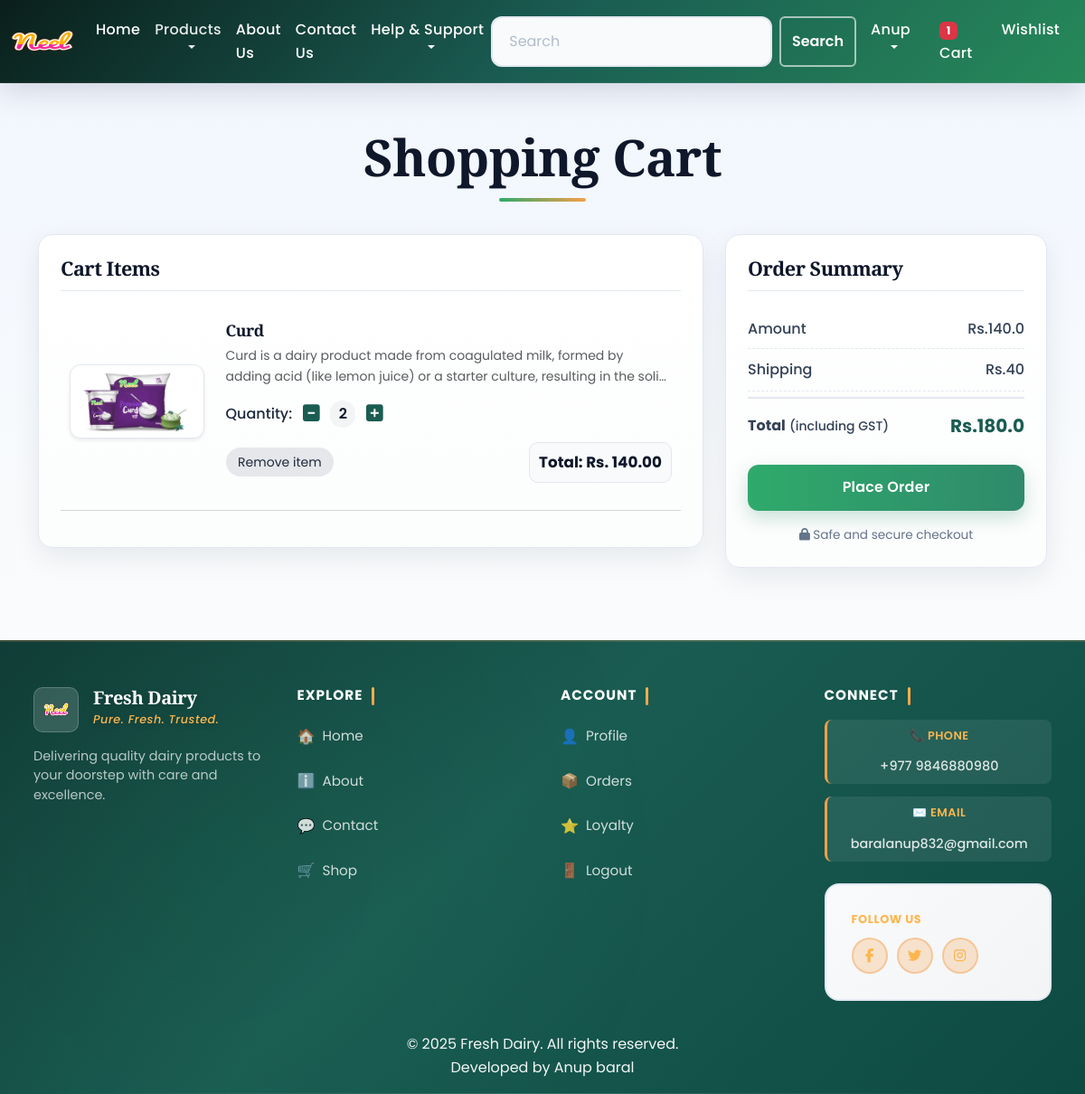
/cart/ (signed in), run on an earlier commit of the app's database.
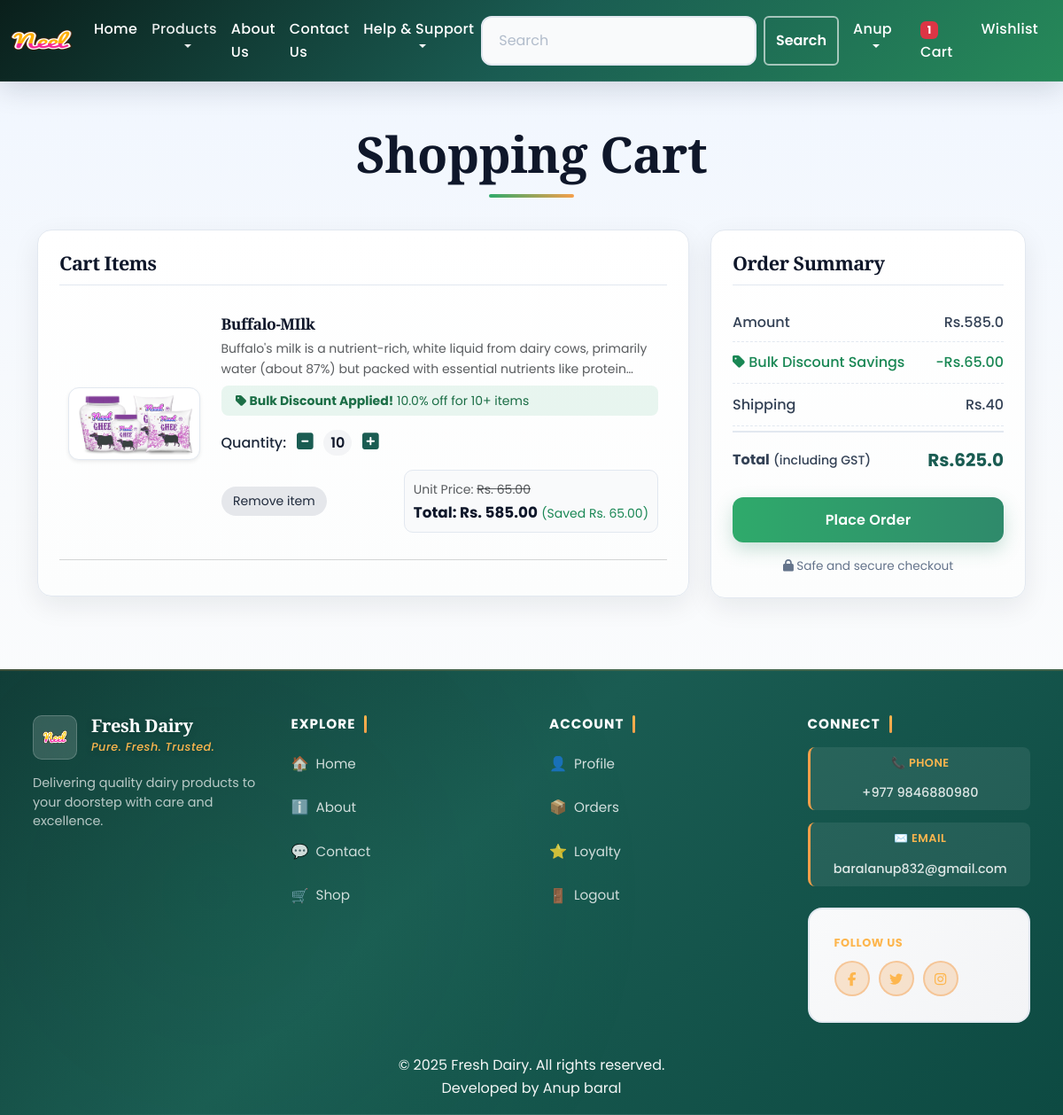
And on a later commit of the database.
### app/models.py (models this page shows, shortened)
class Cart(models.Model):
    user = models.ForeignKey(User,on_delete=models.CASCADE)
    product = models.ForeignKey(Product,on_delete=models.CASCADE)
    variant = models.ForeignKey(ProductVariant, on_delete=models.SET_NULL, null=True, blank=True)
    quantity = models.PositiveIntegerField(default=1)
    @property
    def unit_price(self):
        return self.variant.discounted_price if self.variant else self.product.discounted_price
    @property
    def bulk_discount(self):
        discounts = self.product.bulk_discounts.filter(
            is_active=True,
            min_quantity__lte=self.quantity
        ).order_by('-min_quantity')
        return discounts.first() if discounts.exists() else None
    @property
    def bulk_discount_amount(self):
        discount = self.bulk_discount
        if discount:
            return discount.calculate_discount(self.unit_price, self.quantity) * self.quantity
        return 0
    @property
    def total_cost(self):
        base_cost = self.quantity * self.unit_price
        return base_cost - self.bulk_discount_amount
    @property
    def savings(self):
        return self.bulk_discount_amount

class Product(models.Model):
    title = models.CharField(max_length=100)
    selling_price = models.FloatField()
    discounted_price = models.FloatField()
    description = models.TextField()
    composition = models.TextField(default='')
    prodapp = models.TextField(default='')
    category = models.CharField(choices=CATEGORY_CHOICES, max_length=2)
    product_image = models.ImageField(upload_to='product')
    farmer = models.ForeignKey('Farmer', on_delete=models.SET_NULL, null=True, blank=True, related_name='products')

class BulkDiscount(models.Model):
    product = models.ForeignKey(Product, on_delete=models.CASCADE, related_name='bulk_discounts')
    min_quantity = models.PositiveIntegerField(help_text="Minimum quantity to qualify")
    discount_percentage = models.FloatField(
        validators=[MinValueValidator(0), MaxValueValidator(100)],
        help_text="Discount percentage (0-100)"
    )
    is_active = models.BooleanField(default=True)
    created_at = models.DateTimeField(auto_now_add=True)
    class Meta:
        ordering = ['product', 'min_quantity']
        unique_together = ('product', 'min_quantity')
    def calculate_discount(self, unit_price, quantity):
        if quantity >= self.min_quantity:
            return unit_price * (self.discount_percentage / 100)
        return 0

### app/views.py (the view)
# urls.py: path('cart/',views.show_cart, name='showcart'),
def show_cart(request):
    user = request.user
    cart = Cart.objects.filter(user=user)
    amount = 0
    total_savings = 0
    for p in cart:
        amount = amount + p.total_cost
        total_savings = total_savings + p.savings
    shipping = 40 if amount > 0 else 0
    totalamount = amount + shipping
    return render(request, 'app/addtocart.html',locals())

### app/context_processors.py (called while the page is built)
def cart_item_count(request):
    totalitem = 0
    if request.user.is_authenticated:
        totalitem = Cart.objects.filter(user=request.user).count()
    return {'totalitem': totalitem}

### app/templates/app/addtocart.html (shortened to what this page needs)
{% extends "app/base.html" %}
{% load static %}
{% block main-content %}
<div class="container my-5">
    <div class="row">
        {% if cart %}
        <h1 class="text-center mb-5 cart-page-title">Shopping Cart</h1>
        <div class="col-sm-8">
            <div class="card cart-items-card">
                <div class="card-body p-4">
                    <h3 class="cart-block-title">Cart Items</h3>
                    {% for item in cart %}
                    <div class="row cart-item-row align-items-center">
                        <div class="col-sm-3 text-center align-self-center"><img src="{{ item.product.product_image.url }}" alt="" srcset="" class="img-fluid img-thumbnail shadow-sm cart-item-image" height="150" width="150"></div>
                        <div class="col-sm-9">
                            <div>
                                <h5 class="cart-item-name">{{ item.product.title }}</h5>
                                <p class="mb-2 text-muted small cart-item-desc">{{ item.product.description }}</p>
                                {% if item.bulk_discount %}
                                <div class="alert alert-success py-1 mb-2 cart-discount-alert">
                                    <small><i class="fas fa-tag"></i> <strong>Bulk Discount Applied!</strong> {{ item.bulk_discount.discount_percentage }}% off for {{ item.bulk_discount.min_quantity }}+ items</small>
                                </div>
                                {% endif %}
                                <div class="my-3 cart-qty-wrap">
                                    <label for="quantity" class="cart-qty-label">Quantity:</label>
                                    <a class="minus-cart btn cart-qty-btn" cart_id="{{ item.id }}"><i class="fas fa-minus-square fa-lg"></i></a>
                                    <span class="quantity">{{ item.quantity }}</span>
                                    <a class="plus-cart btn cart-qty-btn" cart_id={{ item.id }}><i class="fas fa-plus-square fa-lg"></i></a>
                                </div>
                                <div class="d-flex justify-content-between align-items-center">
                                    <a href="#" class="remove-cart btn btn-sm btn-secondary mr-3 remove-cart-btn" cart_id={{ item.id }}>Remove item</a>
                                    <div class="text-right cart-price-wrap">
                                        {% if item.savings > 0 %}
                                        <p class="mb-0 text-muted"><small>Unit Price: <s>Rs. {{ item.unit_price|floatformat:2 }}</s></small></p>
                                        <p class="mb-0"><span><strong class="cart-line-total">Total: Rs. {{ item.total_cost|floatformat:2 }}</strong> <span class="text-success small">(Saved Rs. {{ item.savings|floatformat:2 }})</span></span></p>
                                        {% else %}
                                        <p class="mb-0"><span><strong class="cart-line-total">Total: Rs. {{ item.total_cost|floatformat:2 }}</strong></span></p>
                                        {% endif %}
                                    </div>
                                </div>
                            </div>
                        </div>
                    </div>
                    <hr class="text-muted">
                    {% endfor %}
                </div>
            </div>
        </div>
        <div class="col-sm-4">
            <div class="card cart-summary-card">
                <div class="card-body p-4">
                    <h3 class="summary-title">Order Summary</h3>
                    <ul class="list-group cart-summary-list">
                        <li class="list-group-item d-flex justify-content-between align-items-center border-0 px-0 pb-2 summary-row"><span>Amount</span><span id="amount">Rs.{{ amount }}</span></li>
                        {% if total_savings > 0 %}
                        <li class="list-group-item d-flex justify-content-between align-items-center px-0 text-success summary-row">
                            <span><i class="fas fa-tag"></i> Bulk Discount Savings</span>
                            <span>-Rs.{{ total_savings|floatformat:2 }}</span>
                        </li>
                        {% endif %}
                        <li class="list-group-item d-flex justify-content-between align-items-center px-0 summary-row"><span>Shipping</span><span id="shippingamount">Rs.{{ shipping }}</span></li>
                        <li class="list-group-item d-flex justify-content-between align-items-center px-0 summary-total-row">
                            <div>
                                <strong>Total</strong> <small>(including GST)</small>
                            </div>
                            <span id="totalamount"><strong>Rs.{{ totalamount }}</strong></span>
                        </li>
                    </ul>
                    <div class="d-grid mt-3"><a href="{% url 'checkout' %}" class="btn btn-primary cart-checkout-btn">Place Order</a></div>
                    <p class="cart-summary-note mb-0 mt-3"><i class="fas fa-lock"></i> Safe and secure checkout</p>
                </div>
            </div>
        </div>
        {% else %}
        <h1 class="text-center mb-5">Cart is Empty</h1>
        {% endif %}
    </div>
</div>
{% endblock main-content %}

### app/templates/app/base.html (shortened to what this page needs)
<!DOCTYPE html>
{% load static  %}
<html lang="en">
<head>
    <link href="https://cdn.jsdelivr.net/npm/bootstrap@5.3.8/dist/css/bootstrap.min.css" rel="stylesheet">
    <link rel="stylesheet" href="{% static 'app/css/owl.carousel.min.css' %}" />
    <link rel="stylesheet" href="{% static 'app/css/all.min.css' %}" />
    <link rel="stylesheet" href="{% static 'app/css/style.css' %}" />
</head>
<body class="site-body">
 <nav class="navbar navbar-expand-lg navbar-dark site-navbar">
  <div class="container-fluid">
    <a class="navbar-brand" href="/">
      <img src="{% static "app/images/product/Neel.png" %}" width="70" height="50" />
    </a>
    <div class="collapse navbar-collapse" id="navbarSupportedContent">
      <ul class="navbar-nav me-auto mb-2 mb-lg-0">
        {% if request.user.is_authenticated %}
        <li class="nav-item">
          <a class="nav-link active" aria-current="page" href="/">Home</a>
        </li>
        <li class="nav-item dropdown">
          <a class="nav-link dropdown-toggle" href="#" role="button" data-bs-toggle="dropdown" aria-expanded="false">
            Products
          </a>
        </li>
        <li class="nav-item">
          <a class="nav-link text-white" href="{% url 'about' %}">About Us</a>
        </li>
        <li class="nav-item">
          <a class="nav-link text-white" href="{% url 'contact' %}">Contact Us</a>
        </li>
        <li class="nav-item dropdown">
          <a class="nav-link dropdown-toggle text-white" href="#" role="button" data-bs-toggle="dropdown" aria-expanded="false">
            Help & Support
          </a>
        </li>
      </ul>
      <form class="d-flex" role="search" action="{% url 'search' %}" method="get">
        <input class="form-control me-2" type="search" name="q" placeholder="Search" aria-label="Search"/>
        <button class="btn btn-outline-success" type="submit">Search</button>
      </form>
    </div>
    <ul class="navbar-nav me-auto mb-2 mb-lg-0">
      <li class="nav-item dropdown mx-2">
        <a class="nav-link dropdown-toggle text-white" href="#"
        id="profileDropdown" role="button" data-bs-toggle="dropdown"
        aria-expanded="false">Anup</a>
      </li>
      <li class="nav-item mx-2">
    <a href="{% url 'showcart' %}" class="nav-link text-white">
        {% if totalitem > 0 %}
            <span class="badge bg-danger">{{ totalitem }}</span>
        {% endif %}
        Cart
    </a>
</li>
      <li class="nav-item mx-2">
        <a href="{% url 'wishlist' %}" class="nav-link text-white">Wishlist</a>
      </li>
      {% endif %}
    </ul>
  </div>
</nav>
{% block main-content %}{% endblock main-content %}
<footer class="minimal-footer">
  <div class="footer-content">
    <div class="container-fluid">
      <div class="footer-grid">
        <div class="footer-col footer-brand-col">
          <div class="footer-brand">
            <div class="footer-logo-wrapper">
              <img src="{% static "app/images/product/Neel.png" %}" alt="Fresh Dairy" class="footer-logo-img" />
            </div>
            <div>
              <h5 class="footer-brand-name">Fresh Dairy</h5>
              <p class="footer-tagline">Pure. Fresh. Trusted.</p>
            </div>
          </div>
          <p class="footer-description">Delivering quality dairy products to your doorstep with care and excellence.</p>
        </div>
        <div class="footer-col">
          <h6 class="footer-col-title">
            <span class="title-text">Explore</span>
            <span class="title-underline"></span>
          </h6>
          <ul class="footer-links-list">
            <li><a href="/" class="footer-link"><span class="link-icon">🏠</span>Home</a></li>
            <li><a href="{% url 'about' %}" class="footer-link"><span class="link-icon">ℹ️</span>About</a></li>
            <li><a href="{% url 'contact' %}" class="footer-link"><span class="link-icon">💬</span>Contact</a></li>
            <li><a href="{% url 'category' 'ML' %}" class="footer-link"><span class="link-icon">🛒</span>Shop</a></li>
          </ul>
        </div>
        <div class="footer-col">
          <h6 class="footer-col-title">
            <span class="title-text">Account</span>
            <span class="title-underline"></span>
          </h6>
          <ul class="footer-links-list">
            {% if request.user.is_authenticated %}
            <li><a href="{% url 'profile' %}" class="footer-link"><span class="link-icon">👤</span>Profile</a></li>
            <li><a href="{% url 'orders' %}" class="footer-link"><span class="link-icon">📦</span>Orders</a></li>
            <li><a href="{% url 'loyalty' %}" class="footer-link"><span class="link-icon">⭐</span>Loyalty</a></li>
            <li><a href="{% url 'logout' %}" class="footer-link"><span class="link-icon">🚪</span>Logout</a></li>
            {% else %}
            <li><a href="{% url 'login' %}" class="footer-link"><span class="link-icon">🔐</span>Login</a></li>
            <li><a href="{% url 'customerregistration' %}" class="footer-link"><span class="link-icon">✍️</span>Register</a></li>
            {% endif %}
          </ul>
        </div>
        <div class="footer-col footer-contact-col">
          <h6 class="footer-col-title">
            <span class="title-text">Connect</span>
            <span class="title-underline"></span>
          </h6>
          <div class="footer-contact-info">
            <div class="contact-item">
              <span class="contact-label">📞 Phone</span>
              <p>+977 9846880980 </p>
            </div>
            <div class="contact-item">
              <span class="contact-label">✉️ Email</span>
              <p>baralanup832@gmail.com</p>
            </div>
          </div>
          <div class="social-section">
            <p class="social-label">Follow Us</p>
            <div class="footer-social-icons">
              <a href="#" title="Facebook" class="social-icon"><i class="fab fa-facebook-f"></i></a>
              <a href="#" title="Twitter" class="social-icon"><i class="fab fa-twitter"></i></a>
              <a href="#" title="Instagram" class="social-icon"><i class="fab fa-instagram"></i></a>
            </div>
          </div>
        </div>
      </div>
      <div >
      <p class="footer-copyright, text-center">&copy; 2025 Fresh Dairy. All rights reserved.
        <br>
        Developed by Anup baral
        <br>
      </p>
      </div>
    </div>
  </div>
</footer>
</body>
</html>

What changed in the data, as far as the page shows it:
removed Cart: product.product_image (picture), product "Curd", product.description "Curd is a dairy product made from coagulated milk, formed by adding acid (like lemon juice) or a starter culture, resulting in the…", quantity "2", total_cost "140.00"
added Cart: product.product_image (picture), product "Buffalo-MIlk", product.description "Buffalo's milk is a nutrient-rich, white liquid from dairy cows, primarily water (about 87%) but packed with essential nutrients like…", bulk_discount.discount_percentage "10.0", bulk_discount.min_quantity "10", quantity "10", unit_price "65.00", total_cost "585.00", savings "65.00"
Also different on the page:
{{ amount }}: "140.0" → "585.0"
{{ total_savings|floatformat:2 }}: (not shown) → "65.00"
{{ totalamount }}: "180.0" → "625.0"
text now shown: "Bulk Discount Savings -Rs."
